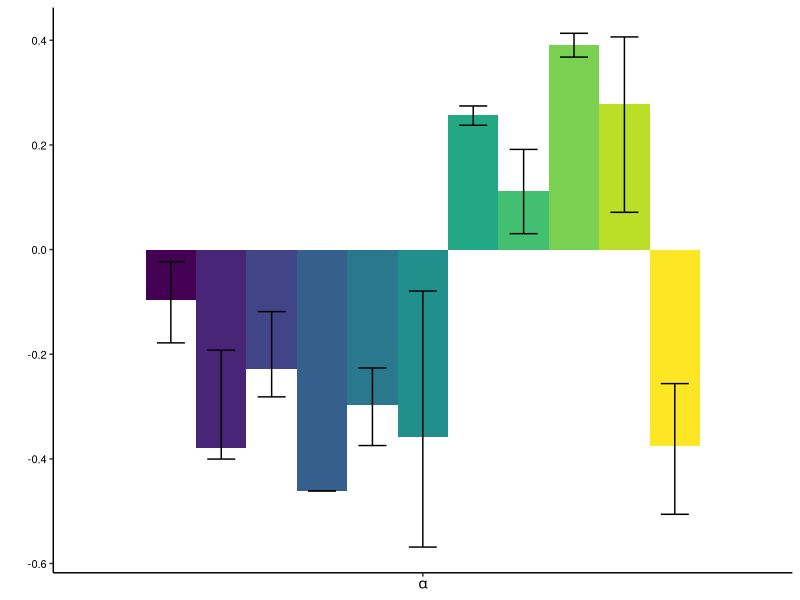

This chart was generated by the following R code:
library(ggplot2)
library(dplyr)
library(viridis)
library(gridExtra)

setwd('~/sal_enhancers/divergence')

alp <- read.csv('alpha_estimates.csv')

str(alp)
alp$region <- factor(alp$region, levels=c('intergenic', 'intergenic-enhancers', 'intron', 'intron-enhancers', 'utr', 'utr-enhancers', 'cds', 'cds-enhancers', '0fold', '0fold-enhancers', 'all-enhancers'))
levels(alp$region) <- c('intergenic', 'H3K27ac peaks (intergenic)', 'intron', 'H3K27ac peaks (intron)', 'UTR', 'H3K27ac peaks (UTR)', 'CDS', 'H3K27ac peaks (CDS)', '0fold', 'H3K27ac peaks (0fold)', 'H3K27ac peaks (all)')

alp$bin <- 'alpha'

raw <- subset(alp, bs_rep==0)
bs <- subset(alp, bs_rep!=0)

cis <- summarise(group_by(bs, region),
                 lwr=quantile(alpha, 0.025), upr=quantile(alpha, 0.975))

plot_data <- full_join(raw, cis)

alpha_plot <- ggplot(plot_data, aes(x=bin, y=alpha, fill=region)) +
  geom_bar(stat='identity', position = position_dodge(width=0.9)) +
  scale_fill_viridis(discrete = T) +
  geom_errorbar(aes(ymin=lwr, ymax=upr), position = position_dodge(width=0.9), width=0.5) +
  theme_classic() + labs(y='', x=expression(alpha)) +
  theme(legend.title=element_blank(),
        legend.position = 'none',
        legend.margin = margin(t = -1, r = 0, b = 2, l = -10, unit = "mm"),
        legend.text = element_text(colour = "black",size=6),
        axis.text.y = element_text(colour = "black",size=8),
        axis.text.x = element_blank(),
        strip.background = element_blank())+
  guides(fill = guide_legend(nrow = 2))

omega_cis <- summarise(group_by(bs, region),
                 lwr=quantile(omega, 0.025), upr=quantile(omega, 0.975))

plot_data <- full_join(raw, omega_cis)

omega_plot <- ggplot(plot_data, aes(x=bin, y=omega, fill=region)) +
  geom_bar(stat='identity', position = position_dodge(width=0.9)) +
  scale_fill_viridis(discrete = T) +
  geom_errorbar(aes(ymin=lwr, ymax=upr), position = position_dodge(width=0.9), width=0.5) +
  theme_classic() + labs(y='', x=expression(omega[alpha])) +
  theme(legend.title=element_blank(),
        legend.position = 'none',
        legend.margin = margin(t = -1, r = 0, b = 2, l = -10, unit = "mm"),
        legend.text = element_text(colour = "black",size=6),
        axis.text.y = element_text(colour = "black",size=8),
        axis.text.x = element_blank(),
        strip.background = element_blank())+
  guides(fill = guide_legend(nrow = 2))


png('alpha.png', width=3, height=3, res=320, units='in')

#grid.arrange(alpha_plot, omega_plot, nrow=1)
alpha_plot

dev.off()